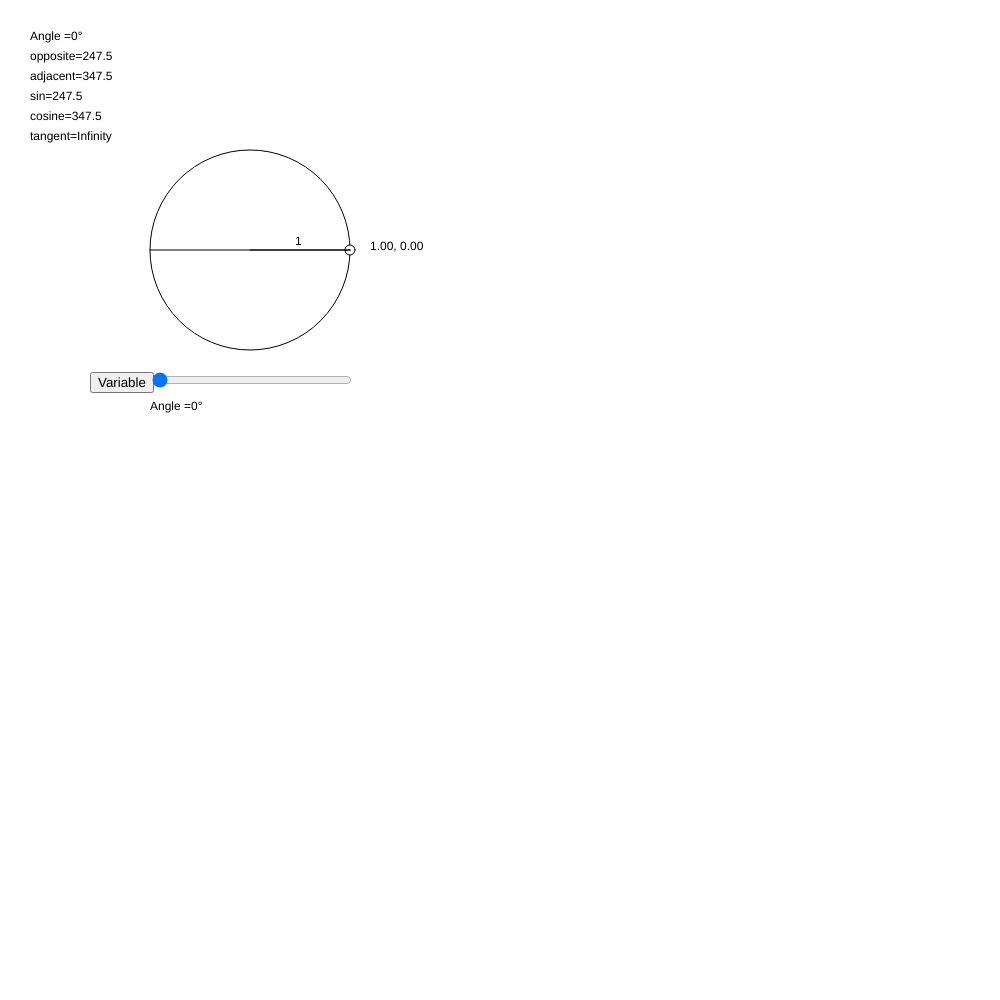
Frame 1 (no input)
Frame 60 (no input): identical to frame 1, image omitted
Frame 120 (the mouse pressed at the canvas centre since frame 60): identical to frame 1, image omitted

The p5.js sketch that drew this single still picture (run headless with seeded random() and noise() and a simulated clock; from frame 60 on, the mouse is pressed at the canvas centre):

// p5.js sketch
// ── sketch.js
var angle = 10
var x = 0
var y = 0
var slider;
var centerX = 250
var centerY = 250
var sliderX = 10
var sliderY = 10
var pointX = 0
var pointY = 0
var radius = 100
var numberButton;
var variableButton;
var variableSlider
var numberSlider
var currentSlider
var p = 0
function variable() {
  var val = variableSlider.value();
 angle = val
 var pointX = xOnCircle(centerX, centerY, radius, angle * -1)
 var pointY = yOnCircle(centerX, centerY, radius, angle * -1)


 clear()
 background(255)

 fill(255)
  //circle
 ellipse(centerX, centerY, radius * 2)
  //circle on circle
 ellipse(pointX, pointY, 10)
  //diameter line
 line(centerX - radius, centerY, xOnCircle(centerX, centerY, radius, 0), yOnCircle(centerX, centerY, radius, 0))
  //line between circle and the center
 line(centerX, centerY, pointX, pointY)
  //angle text
 fill(0)
 text("Angle = a", sliderX + 20, sliderY + 30)
  //opposite line, line between oncircle point and diameter
 line(pointX, centerY, pointX, pointY)
 noFill()
  //arc
 if (angle > 0) {
  arc(centerX, centerY, radius / 2, radius / 2, 0 - radians(angle), 0)
 }
 fill(0)
  //radius size
 text("h", (pointX + centerX) / 2 - 5, (pointY + centerY) / 2 - 5)
  //Opposite
 fill(0)
 text("opposite = y", sliderX + 20, sliderY + 50)
  //adjacent
 text("adjacent= x", sliderX + 20, sliderY + 70)
  //sin
 text("sin= y/h", sliderX + 20, sliderY + 90)
  //cosine
 text("cosine=x/h", sliderX + 20, sliderY + 110)
  //tangent
 text("tangent=y/x", sliderX + 20, sliderY + 130)
  //coordinates
 text("x, y", xOnCircle(centerX, centerY, radius + 20, angle * -1), yOnCircle(centerX, centerY, radius + 20, angle * -1))
 text("a = "+ val + "°", sliderX + 140, sliderY + 400)
 numberButton.show()
 variableButton.hide()
 variableSlider.show()
 numberSlider.hide()
}


function number() {
 clear()
 
 background(255)
 var val = numberSlider.value();
  angle = val
 var pointX = xOnCircle(centerX, centerY, radius, angle * -1)
 var pointY = yOnCircle(centerX, centerY, radius, angle * -1)

 fill(255)
  //circle
 ellipse(centerX, centerY, radius * 2)
  //circle on circle
 ellipse(pointX, pointY, 10)
  //diameter line
 line(centerX - radius, centerY, xOnCircle(centerX, centerY, radius, 0), yOnCircle(centerX, centerY, radius, 0))
  //line between circle and the center
 line(centerX, centerY, pointX, pointY)
  //angle text
 fill(0)
 text("Angle =" + val + "°", sliderX + 20, sliderY + 30)
  //opposite line, line between oncircle point and diameter
 line(pointX, centerY, pointX, pointY)
 noFill()
  //arc
 if (angle > 0) {
  arc(centerX, centerY, radius / 2, radius / 2, 0 - radians(angle), 0)
 }
 fill(0)
  //radius size
 text("1", (pointX + centerX) / 2 - 5, (pointY + centerY) / 2 - 5)
  //Opposite
 fill(0)
 text("opposite=" + abs(nf(pointY-centerY/100, 0, 2)) , sliderX + 20, sliderY + 50)
  //adjacent
 text("adjacent=" + abs(nf(pointX-centerX/100, 0, 2)), sliderX + 20, sliderY + 70)
  //sin
 text("sin=" + abs(nf(pointY-centerY/100, 0, 2)), sliderX + 20, sliderY + 90)
  //cosine
 text("cosine=" + abs(nf(pointX-centerX/100, 0, 2)), sliderX + 20, sliderY + 110)
  //tangent
 text("tangent=" + nf(abs(pointX - centerX) / abs(pointY - centerY),0,2) , sliderX + 20, sliderY + 130)
  //coordinates
 text(nf((pointX - 250) / 100,0,2) + ", " + (nf((pointY - 250)/-100,0,2)), xOnCircle(centerX, centerY, radius + 20, angle * -1), yOnCircle(centerX, centerY, radius + 20, angle * -1))
 text("Angle =" + val + "°", sliderX + 140, sliderY + 400)
 text("")

 variableButton.show()
 numberButton.hide()
 variableSlider.hide()
 numberSlider.show()
}


function setup() {
 createCanvas(1000, 1000)
 numberButton = createButton('Number');
 numberButton.position(sliderX + 80, sliderY + 362);
 numberButton.mousePressed(number);
 numberButton.hide()
  // numberButton.mousePressed(number);
 variableButton = createButton('Variable');
 variableButton.position(sliderX + 80, sliderY + 362);
 variableButton.mousePressed(variable);

 // variableButton.mousePressed(variable);
 variableSlider = createSlider(0, 360, 0);
 variableSlider.position(sliderX + 140, sliderY + 360);
 variableSlider.style('width', '200px');
  numberSlider = createSlider(0, 360, 0);
 numberSlider.position(sliderX + 140, sliderY + 360);
 numberSlider.style('width', '200px');
 val = 0
 angle = 0
 number();
 variableSlider.hide
 variableSlider.changed(variable);

numberSlider.changed(number);

}


function change() {
 console.log("hello")
}


function xOnCircle(centerX, centerY, radius, angle) {
 return (centerX + ((cos(radians(angle))) * radius));
 //x is equal to (cos (adjecent/hypotenuse))*hypotenuse to get adjacent, add original x to get x value
}


function yOnCircle(centerX, centerY, radius, angle) {
 return (centerY + ((sin(radians(angle))) * radius));
 //x is equal to (tan (opposite/hypotenuse))*adjacent to get opposite, add original y to get y value
}


function draw() {






}
